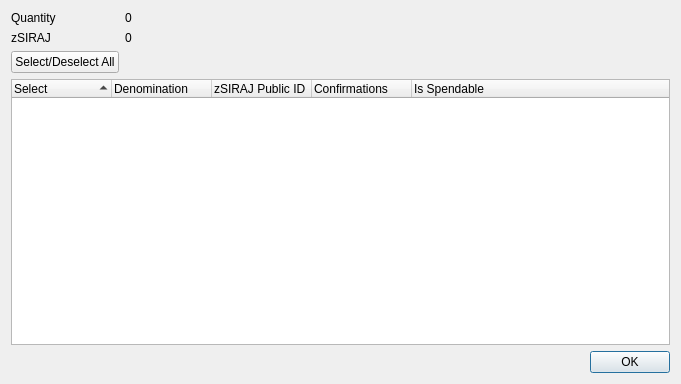
<?xml version="1.0" encoding="UTF-8"?>
<ui version="4.0">
 <class>ZSIRAJControlDialog</class>
 <widget class="QDialog" name="ZSIRAJControlDialog">
  <property name="geometry">
   <rect>
    <x>0</x>
    <y>0</y>
    <width>681</width>
    <height>384</height>
   </rect>
  </property>
  <property name="minimumSize">
   <size>
    <width>681</width>
    <height>384</height>
   </size>
  </property>
  <property name="windowTitle">
   <string>Select zSIRAJ to Spend</string>
  </property>
  <layout class="QGridLayout" name="gridLayout">
   <item row="0" column="0">
    <layout class="QFormLayout" name="formLayout">
     <property name="sizeConstraint">
      <enum>QLayout::SetDefaultConstraint</enum>
     </property>
     <item row="0" column="0">
      <widget class="QLabel" name="labelQuantity">
       <property name="text">
        <string>Quantity</string>
       </property>
      </widget>
     </item>
     <item row="0" column="1">
      <widget class="QLabel" name="labelQuantity_int">
       <property name="text">
        <string>0</string>
       </property>
      </widget>
     </item>
     <item row="1" column="0">
      <widget class="QLabel" name="labelZSIRAJ">
       <property name="text">
        <string>zSIRAJ</string>
       </property>
      </widget>
     </item>
     <item row="1" column="1">
      <widget class="QLabel" name="labelZSIRAJ_int">
       <property name="text">
        <string>0</string>
       </property>
      </widget>
     </item>
     <item row="2" column="0">
      <widget class="QPushButton" name="pushButtonAll">
       <property name="text">
        <string>Select/Deselect All</string>
       </property>
      </widget>
     </item>
    </layout>
   </item>
   <item row="1" column="0">
    <layout class="QVBoxLayout" name="verticalLayout">
     <item>
      <widget class="QTreeWidget" name="treeWidget">
       <property name="minimumSize">
        <size>
         <width>0</width>
         <height>250</height>
        </size>
       </property>
       <property name="alternatingRowColors">
        <bool>true</bool>
       </property>
       <property name="sortingEnabled">
        <bool>true</bool>
       </property>
       <property name="columnCount">
        <number>5</number>
       </property>
       <attribute name="headerDefaultSectionSize">
        <number>100</number>
       </attribute>
       <column>
        <property name="text">
         <string notr="true">Select</string>
        </property>
       </column>
       <column>
        <property name="text">
         <string notr="true">Denomination</string>
        </property>
       </column>
       <column>
        <property name="text">
         <string notr="true">zSIRAJ Public ID</string>
        </property>
       </column>
       <column>
        <property name="text">
         <string notr="true">Confirmations</string>
        </property>
       </column>
       <column>
        <property name="text">
         <string>Is Spendable</string>
        </property>
       </column>
      </widget>
     </item>
     <item>
      <widget class="QDialogButtonBox" name="buttonBox">
       <property name="orientation">
        <enum>Qt::Horizontal</enum>
       </property>
       <property name="standardButtons">
        <set>QDialogButtonBox::Ok</set>
       </property>
      </widget>
     </item>
    </layout>
   </item>
  </layout>
 </widget>
 <resources/>
 <connections>
  <connection>
   <sender>buttonBox</sender>
   <signal>accepted()</signal>
   <receiver>ZSIRAJControlDialog</receiver>
   <slot>accept()</slot>
   <hints>
    <hint type="sourcelabel">
     <x>248</x>
     <y>254</y>
    </hint>
    <hint type="destinationlabel">
     <x>157</x>
     <y>274</y>
    </hint>
   </hints>
  </connection>
  <connection>
   <sender>buttonBox</sender>
   <signal>rejected()</signal>
   <receiver>ZSIRAJControlDialog</receiver>
   <slot>reject()</slot>
   <hints>
    <hint type="sourcelabel">
     <x>316</x>
     <y>260</y>
    </hint>
    <hint type="destinationlabel">
     <x>286</x>
     <y>274</y>
    </hint>
   </hints>
  </connection>
 </connections>
</ui>
